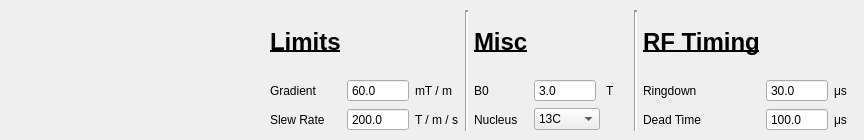
    <widget class="QWidget" name="System">
     <attribute name="title">
      <string>System</string>
     </attribute>
     <widget class="QWidget" name="layoutWidget">
      <property name="geometry">
       <rect>
        <x>270</x>
        <y>10</y>
        <width>585</width>
        <height>121</height>
       </rect>
      </property>
      <layout class="QGridLayout" name="gridLayout">
       <item row="0" column="7" rowspan="3">
        <widget class="Line" name="line_9">
         <property name="lineWidth">
          <number>2</number>
         </property>
         <property name="orientation">
          <enum>Qt::Vertical</enum>
         </property>
        </widget>
       </item>
       <item row="2" column="2">
        <widget class="QLabel" name="label_slew_limit_unit">
         <property name="text">
          <string>T / m / s</string>
         </property>
        </widget>
       </item>
       <item row="1" column="4">
        <widget class="QLabel" name="label_b0">
         <property name="text">
          <string>B0</string>
         </property>
        </widget>
       </item>
       <item row="2" column="4">
        <widget class="QLabel" name="label_nucleus">
         <property name="text">
          <string>Nucleus</string>
         </property>
        </widget>
       </item>
       <item row="0" column="0">
        <widget class="QLabel" name="label_limit_heade">
         <property name="font">
          <font>
           <pointsize>18</pointsize>
           <weight>75</weight>
           <bold>true</bold>
           <underline>true</underline>
          </font>
         </property>
         <property name="text">
          <string>Limits</string>
         </property>
        </widget>
       </item>
       <item row="1" column="5">
        <widget class="QDoubleSpinBox" name="dbl_spin_b0">
         <property name="minimumSize">
          <size>
           <width>62</width>
           <height>0</height>
          </size>
         </property>
         <property name="maximumSize">
          <size>
           <width>62</width>
           <height>16777215</height>
          </size>
         </property>
         <property name="toolTip">
          <string>&lt;html&gt;&lt;head/&gt;&lt;body&gt;&lt;p&gt;Scanner field strength&lt;/p&gt;&lt;/body&gt;&lt;/html&gt;</string>
         </property>
         <property name="buttonSymbols">
          <enum>QAbstractSpinBox::NoButtons</enum>
         </property>
         <property name="decimals">
          <number>1</number>
         </property>
         <property name="minimum">
          <double>0.500000000000000</double>
         </property>
         <property name="maximum">
          <double>999.000000000000000</double>
         </property>
         <property name="value">
          <double>3.000000000000000</double>
         </property>
        </widget>
       </item>
       <item row="2" column="0">
        <widget class="QLabel" name="label_slew_limit">
         <property name="text">
          <string>Slew Rate</string>
         </property>
        </widget>
       </item>
       <item row="1" column="6">
        <widget class="QLabel" name="label_b0_unit">
         <property name="text">
          <string>T</string>
         </property>
        </widget>
       </item>
       <item row="0" column="4">
        <widget class="QLabel" name="label_misc_header">
         <property name="font">
          <font>
           <pointsize>18</pointsize>
           <weight>75</weight>
           <bold>true</bold>
           <underline>true</underline>
          </font>
         </property>
         <property name="text">
          <string>Misc</string>
         </property>
        </widget>
       </item>
       <item row="1" column="0">
        <widget class="QLabel" name="label_grd_limit">
         <property name="text">
          <string>Gradient</string>
         </property>
        </widget>
       </item>
       <item row="2" column="1">
        <widget class="QDoubleSpinBox" name="dbl_spin_slew_limit">
         <property name="sizePolicy">
          <sizepolicy hsizetype="Fixed" vsizetype="Fixed">
           <horstretch>0</horstretch>
           <verstretch>0</verstretch>
          </sizepolicy>
         </property>
         <property name="minimumSize">
          <size>
           <width>62</width>
           <height>0</height>
          </size>
         </property>
         <property name="maximumSize">
          <size>
           <width>62</width>
           <height>16777215</height>
          </size>
         </property>
         <property name="toolTip">
          <string>&lt;html&gt;&lt;head/&gt;&lt;body&gt;&lt;p&gt;Maximum slew rate available on the scanner&lt;/p&gt;&lt;/body&gt;&lt;/html&gt;</string>
         </property>
         <property name="buttonSymbols">
          <enum>QAbstractSpinBox::NoButtons</enum>
         </property>
         <property name="decimals">
          <number>1</number>
         </property>
         <property name="minimum">
          <double>1.000000000000000</double>
         </property>
         <property name="maximum">
          <double>3000000000000000000000.000000000000000</double>
         </property>
         <property name="value">
          <double>200.000000000000000</double>
         </property>
        </widget>
       </item>
       <item row="1" column="2">
        <widget class="QLabel" name="label_grd_limit_unit">
         <property name="text">
          <string>mT / m</string>
         </property>
        </widget>
       </item>
       <item row="2" column="9">
        <widget class="QDoubleSpinBox" name="dbl_spin_dead_time">
         <property name="sizePolicy">
          <sizepolicy hsizetype="Fixed" vsizetype="Fixed">
           <horstretch>0</horstretch>
           <verstretch>0</verstretch>
          </sizepolicy>
         </property>
         <property name="minimumSize">
          <size>
           <width>62</width>
           <height>0</height>
          </size>
         </property>
         <property name="maximumSize">
          <size>
           <width>62</width>
           <height>16777215</height>
          </size>
         </property>
         <property name="buttonSymbols">
          <enum>QAbstractSpinBox::NoButtons</enum>
         </property>
         <property name="decimals">
          <number>1</number>
         </property>
         <property name="minimum">
          <double>0.000000000000000</double>
         </property>
         <property name="maximum">
          <double>999.000000000000000</double>
         </property>
         <property name="value">
          <double>100.000000000000000</double>
         </property>
        </widget>
       </item>
       <item row="2" column="10">
        <widget class="QLabel" name="label_dead_time_unit">
         <property name="text">
          <string>μs</string>
         </property>
        </widget>
       </item>
       <item row="1" column="9">
        <widget class="QDoubleSpinBox" name="dbl_spin_ringdown">
         <property name="minimumSize">
          <size>
           <width>62</width>
           <height>0</height>
          </size>
         </property>
         <property name="maximumSize">
          <size>
           <width>62</width>
           <height>16777215</height>
          </size>
         </property>
         <property name="buttonSymbols">
          <enum>QAbstractSpinBox::NoButtons</enum>
         </property>
         <property name="decimals">
          <number>1</number>
         </property>
         <property name="minimum">
          <double>0.000000000000000</double>
         </property>
         <property name="maximum">
          <double>999.000000000000000</double>
         </property>
         <property name="value">
          <double>30.000000000000000</double>
         </property>
        </widget>
       </item>
       <item row="2" column="8">
        <widget class="QLabel" name="label_dead_time">
         <property name="text">
          <string>Dead Time</string>
         </property>
        </widget>
       </item>
       <item row="0" column="8">
        <widget class="QLabel" name="label_limit_rf_header">
         <property name="font">
          <font>
           <pointsize>18</pointsize>
           <weight>75</weight>
           <bold>true</bold>
           <underline>true</underline>
          </font>
         </property>
         <property name="text">
          <string>RF Timing</string>
         </property>
        </widget>
       </item>
       <item row="1" column="10">
        <widget class="QLabel" name="label_ringdown_unit">
         <property name="text">
          <string>μs</string>
         </property>
        </widget>
       </item>
       <item row="1" column="8">
        <widget class="QLabel" name="label_ringdown">
         <property name="text">
          <string>Ringdown</string>
         </property>
        </widget>
       </item>
       <item row="1" column="1">
        <widget class="QDoubleSpinBox" name="dbl_spin_grd_limit">
         <property name="minimumSize">
          <size>
           <width>62</width>
           <height>0</height>
          </size>
         </property>
         <property name="maximumSize">
          <size>
           <width>62</width>
           <height>16777215</height>
          </size>
         </property>
         <property name="toolTip">
          <string>&lt;html&gt;&lt;head/&gt;&lt;body&gt;&lt;p&gt;Maximum gradient amplitude allowed on scanner&lt;/p&gt;&lt;/body&gt;&lt;/html&gt;</string>
         </property>
         <property name="buttonSymbols">
          <enum>QAbstractSpinBox::NoButtons</enum>
         </property>
         <property name="decimals">
          <number>1</number>
         </property>
         <property name="minimum">
          <double>1.000000000000000</double>
         </property>
         <property name="value">
          <double>60.000000000000000</double>
         </property>
        </widget>
       </item>
       <item row="2" column="5">
        <widget class="QComboBox" name="combo_nucleus">
         <property name="editable">
          <bool>false</bool>
         </property>
         <property name="currentIndex">
          <number>0</number>
         </property>
         <property name="maxVisibleItems">
          <number>3</number>
         </property>
         <item>
          <property name="text">
           <string>13C</string>
          </property>
         </item>
         <item>
          <property name="text">
           <string>1H</string>
          </property>
         </item>
         <item>
          <property name="text">
           <string>2H</string>
          </property>
         </item>
         <item>
          <property name="text">
           <string>15N</string>
          </property>
         </item>
         <item>
          <property name="text">
           <string>17O</string>
          </property>
         </item>
         <item>
          <property name="text">
           <string>31P</string>
          </property>
         </item>
         <item>
          <property name="text">
           <string>19F</string>
          </property>
         </item>
         <item>
          <property name="text">
           <string>23Na</string>
          </property>
         </item>
         <item>
          <property name="text">
           <string>129Xe</string>
          </property>
         </item>
        </widget>
       </item>
       <item row="0" column="3" rowspan="3">
        <widget class="Line" name="line_10">
         <property name="lineWidth">
          <number>2</number>
         </property>
         <property name="orientation">
          <enum>Qt::Vertical</enum>
         </property>
        </widget>
       </item>
      </layout>
     </widget>
    </widget>
